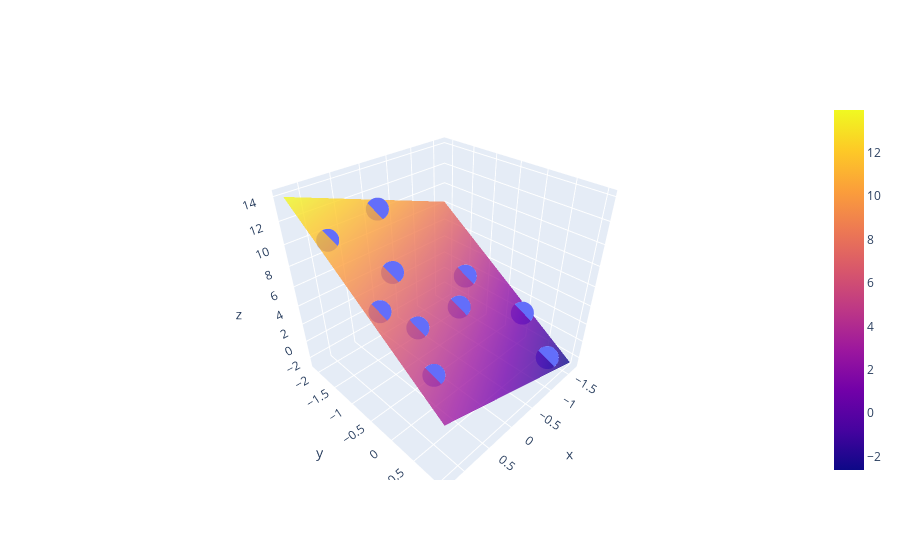

The notebook cell saved with this chart:
### Code cell
import plotly.graph_objects as go
fig=go.Figure()
fig.add_trace(go.Scatter3d(x=X[:,1],y=X[:,2],z=Y,mode="markers"))
a=np.linspace(X[:,1].min()-0.2,X[:,1].max()+0.2,50)
b=np.linspace(X[:,2].min()-0.2,X[:,2].max()+0.2,50)
x,y=np.meshgrid(a,b)
z=beta[0]+beta[1]*x+beta[2]*y

fig.add_trace(go.Surface(x=x,y=y,z=z,opacity=0.8))

### Figure 1 — Plotly figure (JSON) as saved in the notebook; plotly's stock layout.template omitted (floating-point values rounded to 4 significant figures; data arrays with more than 128 entries replaced by an {"elided": "..."} marker saying what was removed)
{"data": [{"mode": "markers", "type": "scatter3d", "x": [-1.211, 0.6995, 1.07, -0.2231, 0.4939, -0.8144, -0.04319, -1.462, 0.961, 1.077], "y": [0.8267, -0.122, -1.501, -0.2567, -0.889, -0.7151, -1.909, 0.05295, 0.4845, -0.4131], "z": [-0.9815, 5.898, 11.21, 4.637, 8.374, 5.01, 10.89, 1.022, 4.37, 7.742]}, {"opacity": 0.8, "type": "surface", "x": {"elided": "50x50 float values"}, "y": {"elided": "50x50 float values"}, "z": {"elided": "50x50 float values"}}], "layout": {}}
